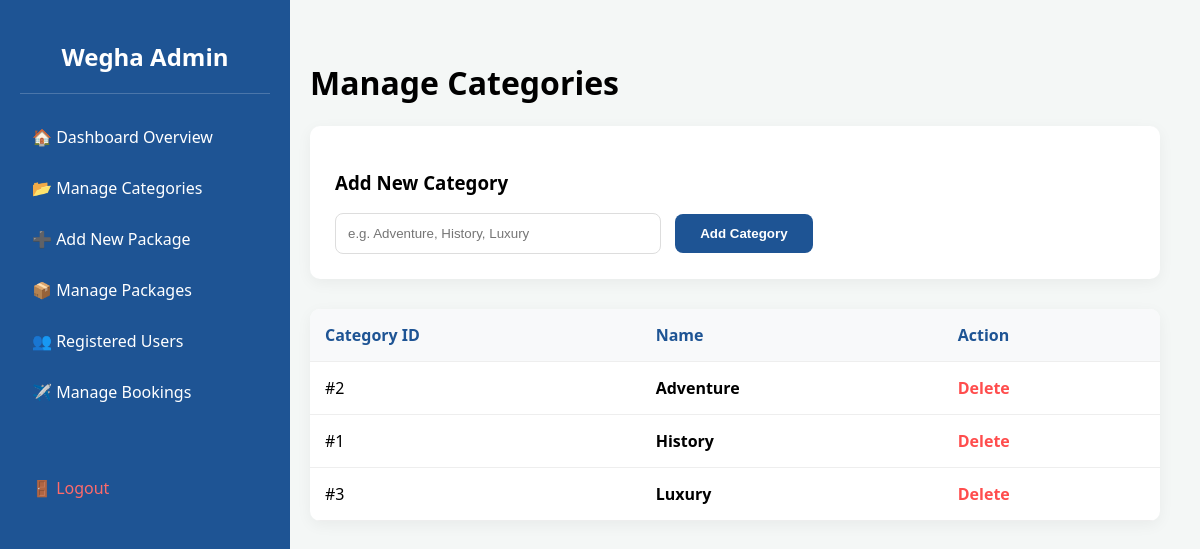
The page /admin_categories.php (signed in) on the database its author committed.
### tables this page shows
CREATE TABLE `categories` (
  `category_id` int(11) NOT NULL,
  `name` varchar(50) NOT NULL
);

### admin_categories.php (the view, shortened to what this page needs)
<?php
include 'wegha_db.php';
$categories = $conn->query("SELECT * FROM categories ORDER BY name ASC");
?>
<!DOCTYPE html>
<html lang="en">
<head>
</head>
<body>
    <?php include 'admin_sidebar.php'; ?> <div class="main-content">
        <h1>Manage Categories</h1>
        <div class="card">
            <h3>Add New Category</h3>
            <form method="POST">
                <input type="text" name="cat_name" placeholder="e.g. Adventure, History, Luxury" required>
                <button type="submit" name="add_cat" class="btn">Add Category</button>
            </form>
        </div>
        <table>
            <thead>
                <tr>
                    <th>Category ID</th>
                    <th>Name</th>
                    <th>Action</th>
                </tr>
            </thead>
            <tbody>
                <?php while ($cat = $categories->fetch_assoc()): ?>
                    <tr>
                        <td>#<?php echo $cat['category_id']; ?></td>
                        <td><strong><?php echo htmlspecialchars($cat['name']); ?></strong></td>
                        <td>
                            <a href="admin_categories.php?delete_id=<?php echo $cat['category_id']; ?>"
                                style="color: #ff4d4d; text-decoration: none; font-weight: bold;"
                                onclick="return confirm('Warning: Are you sure you want to remove this category?')">Delete</a>
                        </td>
                    </tr>
                <?php endwhile; ?>
            </tbody>
        </table>
    </div>
</body>
</html>

### admin_categories.php (style rules this page uses)
body { font-family: 'Segoe UI', sans-serif; margin: 0; display: flex; background: #f4f7f6; }
.main-content { margin-left: 270px; padding: 40px; width: calc(100% - 270px); }
.card { background: white; padding: 25px; border-radius: 10px; box-shadow: 0 4px 15px rgba(0, 0, 0, 0.05); margin-bottom: 30px; }
input { padding: 12px; border: 1px solid #ddd; border-radius: 8px; width: 300px; margin-right: 10px; }
.btn { background: #1e5494; color: white; border: none; padding: 12px 25px; border-radius: 8px; cursor: pointer; font-weight: bold; }
table { width: 100%; border-collapse: collapse; background: white; border-radius: 10px; overflow: hidden; box-shadow: 0 4px 15px rgba(0, 0, 0, 0.05); }
th, td { padding: 15px; text-align: left; border-bottom: 1px solid #eee; }
th { background: #f8f9fa; color: #1e5494; }

### rows shown on the page
categories: category_id "2", name "Adventure"
categories: category_id "1", name "History"
categories: category_id "3", name "Luxury"
